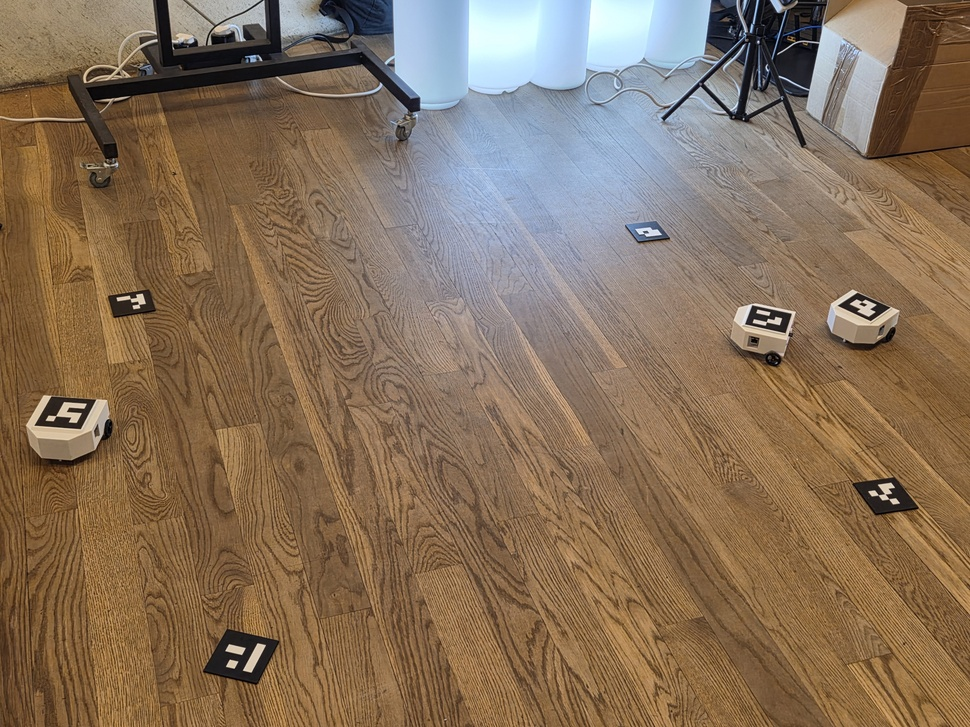
#> input picture data/20260319_131143.jpg, 970 x 727 px, shrunk from 4000 x 3000 before the run
$ python -i vision.py   (imports and definitions only)
#> lines starting #> are read from the running program, lines starting #| are printed output that depends on the picture
#> further down, picture is the input picture: shape (727, 970, 3); mean B, G, R 90, 112.3, 134.3
import cv2
import cv2.aruco as aruco
import numpy as np

class VisionSystem:
    def __init__(self, corner_ids=[0, 1, 2, 3]):
        # Expected order: top-left, top-right, bottom-right, bottom-left
        self.corner_ids = corner_ids

        # Use 4x4 dictionary as specified
        self.aruco_dict = aruco.getPredefinedDictionary(aruco.DICT_4X4_250)
        self.parameters = aruco.DetectorParameters()
        self.detector = aruco.ArucoDetector(self.aruco_dict, self.parameters)

        # Normalized [0,1]x[0,1] field coordinates for the corners
        self.dst_points = np.array([
            [0, 1], [1, 1], [1, 0], [0, 0]
        ], dtype=np.float32)

        # Persistent cache for detected corners per camera (cam_id -> {marker_id: center_uv})
        self.corner_caches = {}

    # [6 lines left out: function update_corner_cache, not called in this run]

    def detect_markers(self, image):
        gray = cv2.cvtColor(image, cv2.COLOR_BGR2GRAY)
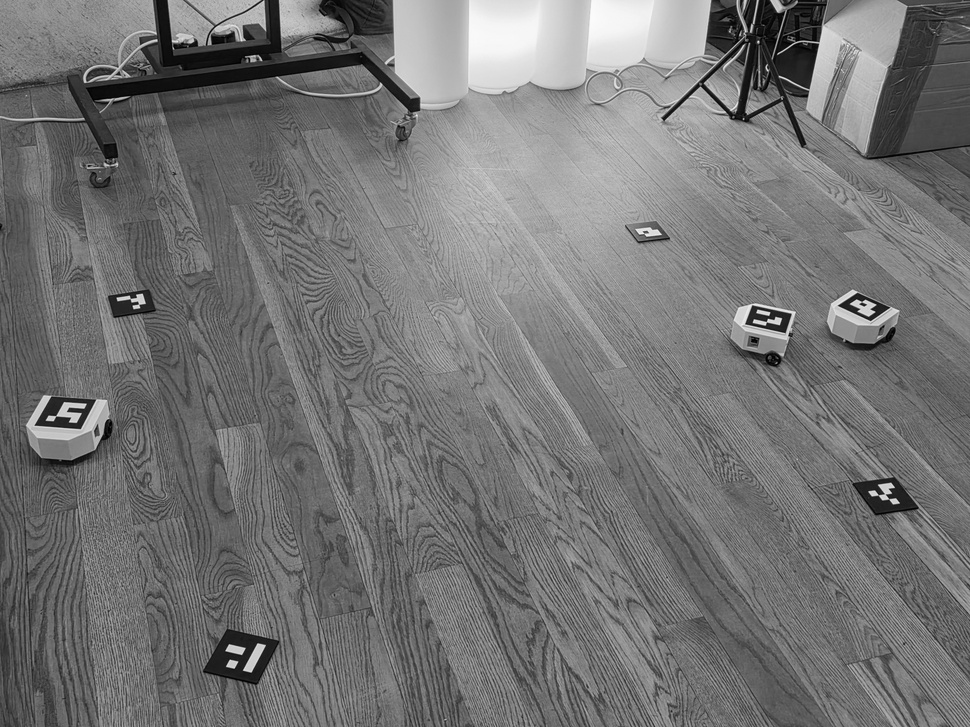
#> gray: shape (727, 970); min 0, max 251, mean 116.4

        # Priority sweeps first (as per tuning results)
        contrast_imgs = [("Base Grayscale", gray)]

        # Boosted Gamma 0.5 was critical for Cam 11
        invGamma05 = 1.0 / 0.5
        table05 = np.array([((i / 255.0) ** invGamma05) * 255 for i in np.arange(0, 256)]).astype("uint8")
        contrast_imgs.append(("Gamma 0.5", cv2.LUT(gray, table05)))

        # Reduced Alpha-Beta Sweeps
        for alpha in [1.5, 2.0]:
            for beta in [0, 30]:
                contrast_imgs.append((f"Abs a:{alpha} b:{beta}", cv2.convertScaleAbs(gray, alpha=alpha, beta=beta)))
#> after the loop, contrast_imgs = 6 items

        # Reduced CLAHE Sweeps
        for cl in [2.0, 4.0]:
            contrast_imgs.append((f"CLAHE {cl}", cv2.createCLAHE(clipLimit=cl, tileGridSize=(8,8)).apply(gray)))
#> after the loop, contrast_imgs = 8 items

        # Other Gamma sweeps
        for gamma in [0.7, 1.5]:
            invGamma = 1.0 / gamma
            table = np.array([((i / 255.0) ** invGamma) * 255 for i in np.arange(0, 256)]).astype("uint8")
            contrast_imgs.append((f"Gamma {gamma}", cv2.LUT(gray, table)))
#> after the loop, contrast_imgs = 10 items

        all_found_ids_list = []
        all_corners = []

        # Relax parameters for small/distant markers
        self.parameters.minMarkerPerimeterRate = 0.02
        self.parameters.adaptiveThreshWinSizeMin = 3
        self.parameters.adaptiveThreshWinSizeMax = 23

        for c_name, c_img in contrast_imgs:
            corners, ids, rejected = self.detector.detectMarkers(c_img)
            if ids is not None and len(ids) > 0:
                for corn, id_val in zip(corners, ids.flatten()):
                    if id_val not in all_found_ids_list:
                        all_found_ids_list.append(id_val)
                        all_corners.append(corn)
#> this loop made 10 passes
#> (c_name, ids) on passes 1 to 10: ('Base Grayscale', [13, 6, 3, 9]), ('Gamma 0.5', [6, 3]), ('Abs a:1.5 b:0', [13, 14, 6, 3, 9]), ('Abs a:1.5 b:30', [13, 6, 3, 9]), ('Abs a:2.0 b:0', [13, 6, 3, 9]), ('Abs a:2.0 b:30', [13, 6, 11, 9, 3]), ('CLAHE 2.0', [13, 6, 3, 9]), ('CLAHE 4.0', [13, 6, 3]), ('Gamma 0.7', [13, 6, 3, 9]), ('Gamma 1.5', [14, 6, 11, 3, 9])
#> after the loop, all_corners = 6 items; all_found_ids_list = [13, 6, 3, 9, 14, 11]

        results = {}
        for i, marker_id in enumerate(all_found_ids_list):
            # corners[i] has shape (1, 4, 2)
            c_pts = all_corners[i][0]
            center = np.mean(c_pts, axis=0)

            # Bounding box area approximation
            area = cv2.contourArea(c_pts)

            # Midpoint of the "top" edge defines the forward vector
            mid_top = (c_pts[0] + c_pts[1]) / 2.0
            forward_vec = mid_top - center

            # Heading in radians
            heading = np.arctan2(forward_vec[1], forward_vec[0])

            results[marker_id] = {
                "corners": c_pts,
                "center": center,  # (x, y)
                "area": area,
                "heading": heading
            }
#> this loop made 6 passes
#> (marker_id, c_pts, center, area, mid_top, forward_vec, heading) on passes 1 to 6: (13, [[203, 670], [227, 630], [278, 642], [256, 683]], [241, 656.2], 2393.5, [215, 650], [-26, -6.25], -2.91), (6, [[80, 428], [34, 425], [51, 397], [95, 399]], [65, 412.2], 1322.5, [57, 426.5], [-8, 14.25], 2.08), (3, [[745, 324], [752, 305], [790, 313], [785, 332]], [768, 318.5], 789, [748.5, 314.5], [-19.5, -4], -2.94), (9, [[869, 320], [837, 305], [858, 293], [889, 307]], [863.2, 306.2], 691, [853, 312.5], [-10.25, 6.25], 2.59), (14, [[875, 513], [853, 484], [893, 478], [917, 507]], [884.5, 495.5], 1327, [864, 498.5], [-20.5, 3], 3), (11, [[113, 316], [108, 296], [148, 289], [154, 311]], [130.8, 303], 883.5, [110.5, 306], [-20.25, 3], 2.99)
#> after the loop, results = 6 items
        return results

    # [144 lines left out: functions compute_homography, get_car_pose, draw_visuals, not called in this run]

>>> import cv2
>>> picture = cv2.imread('data/20260319_131143.jpg')
>>> result = VisionSystem().detect_markers(picture)
#> result = 6 items

$ run again, on data/20260319_131145.jpg
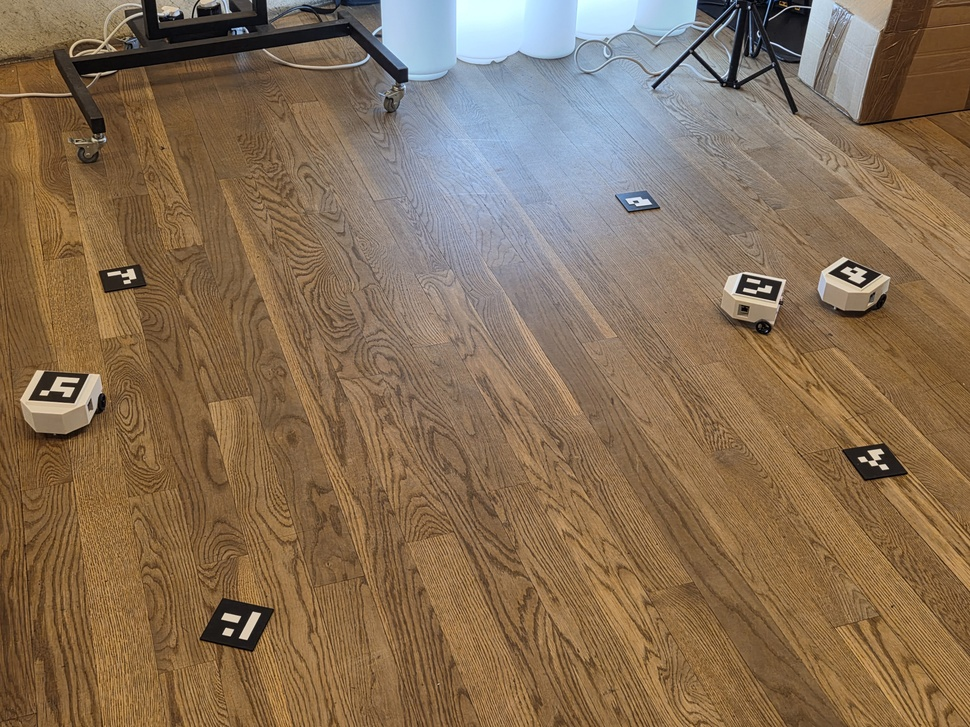
#> input picture data/20260319_131145.jpg, 970 x 727 px, shrunk from 4000 x 3000 before the run
#> picture is the input picture: shape (727, 970, 3); mean B, G, R 85.7, 110.9, 134.2
#> in detect_markers, `gray = cv2.cvtColor(image, cv2.COLOR_BGR2GRAY)`:
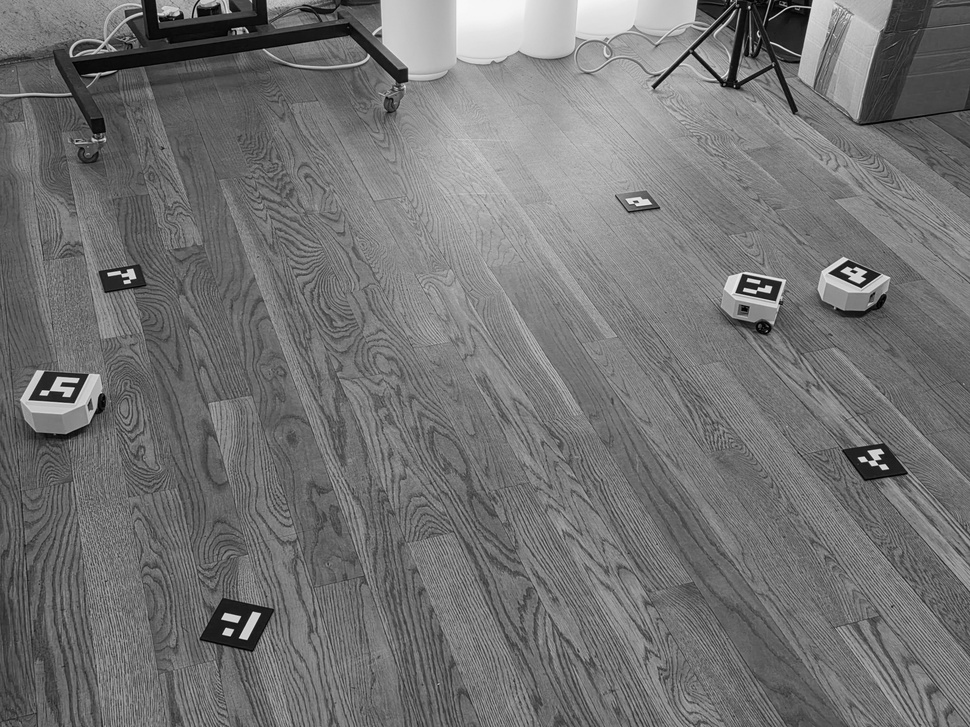
#> gray: shape (727, 970); min 0, max 249, mean 115
#> after the loop in detect_markers, `for alpha in [1.5, 2.0]:`: contrast_imgs = 6 items
#> after the loop in detect_markers, `for cl in [2.0, 4.0]:`: contrast_imgs = 8 items
#> after the loop in detect_markers, `for gamma in [0.7, 1.5]:`: contrast_imgs = 10 items
#> the loop in detect_markers, `for c_name, c_img in contrast_imgs:` made 10 passes
#> (c_name, ids) on passes 1 to 8: ('Base Grayscale', [13, 14, 6, 3, 9]), ('Gamma 0.5', [6, 3]), ('Abs a:1.5 b:0', [13, 14, 6, 3, 9]), ('Abs a:1.5 b:30', [13, 14, 6, 3, 9]), ('Abs a:2.0 b:0', [13, 6, 3, 9]), ('Abs a:2.0 b:30', [13, 6, 3]), ('CLAHE 2.0', [13, 14, 6, 3, 9]), ('CLAHE 4.0', [6, 3, 9])
#> after the loop in detect_markers, `for c_name, c_img in contrast_imgs:`: all_corners = [[[200, 638], [223, 598], [273, 610], [252, 650]], [[864, 479], [843, 450], [884, 444], [906, 472]], [[74, 402], [28, 399], [45, 371], [88, 374]], [[735, 292], [742, 274], [781, 281], [775, 300]], [[860, 287], [828, 273], [848, 260], [880, 274]]]; all_found_ids_list = [13, 14, 6, 3, 9]
#> the loop in detect_markers, `for i, marker_id in enumerate(all_found_ids_list):` made 5 passes
#> (marker_id, c_pts, center, area, mid_top, forward_vec, heading) on passes 1 to 3: (13, [[200, 638], [223, 598], [273, 610], [252, 650]], [237, 624], 2304, [211.5, 618], [-25.5, -6], -2.91), (14, [[864, 479], [843, 450], [884, 444], [906, 472]], [874.2, 461.2], 1322.5, [853.5, 464.5], [-20.75, 3.25], 2.99), (6, [[74, 402], [28, 399], [45, 371], [88, 374]], [58.75, 386.5], 1292.5, [51, 400.5], [-7.75, 14], 2.08)
#> after the loop in detect_markers, `for i, marker_id in enumerate(all_found_ids_list):`: results = 5 items
